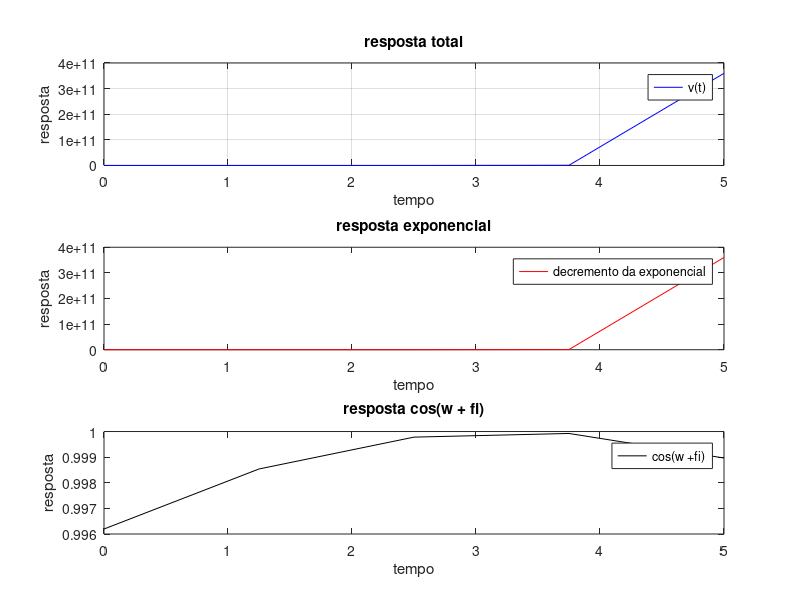

MATLAB code for this plot:
% algoritmo para calculo transitório em circuitos 2
%Criado Pelo Zord014 bessos
%Vm =  tensão nominal
%sigma = frequencia euleriana
%omega = frequencia nepteriana
%fase 0 por padrão

function [] = respostac2()
close all;
clear;
try
    load('endereco')
catch
    add = input('Arquivo de endereço nao encontrado! Coloque endereço atual: ','s')
    save('endereco','add')
    display('Arquivo Criado Com sucesso em sua PATH!');
end




n = input('numero de pontos(padrão 5000): '); %numero de pontos
if isempty(n)
    n = 5000;
end
Vm = input('amplitude ou rms (Padrão 1 V): ');%tensão nominal
if isempty(Vm)
    Vm = 1;
end
sigma = input('frequencia nepeteriana de decaimento: ');%frequencia nepeteriana
if isempty(sigma)
    sigma = -50;
end
omega = input('frequencia angular em rad/s: '); %frequencia angular
if isempty(omega)
    omega = 500;
end
faseg = input('fase em Graus (Padrão 0): '); %fase em graus
if isempty(faseg)
    faseg = 0;
end
fase = faseg*pi/180; %fase em radianos
tempofinal=input('tempo padrão .1 segundo: ');%em segundos
if isempty(tempofinal)
    tempofinal = .1;
end
t = 0:tempofinal/(n-1):tempofinal;


for i=1:n
    decremento(i) = exp(sigma.*t(i));
    cosse(i) = cos(omega.*t(i) + fase);
    vt(i)=Vm.*decremento(i).*cosse(i);
    decremento(i)=Vm*decremento(i);
end
subplot(3,1,1)
plot(t,vt,'b')
legend('v(t)')
xlabel('tempo')
ylabel('resposta')
grid on
title('resposta total')

subplot(3,1,2)
plot(t,decremento,'r')
legend('decremento da exponencial')
xlabel('tempo')
ylabel('resposta')
title('resposta exponencial')

subplot(3,1,3)
plot(t,cosse,'k')
legend('cos(w +fi)')
xlabel('tempo')
ylabel('resposta')
title('resposta cos(w + fi)')

print(1,add,'-dpng')
end
